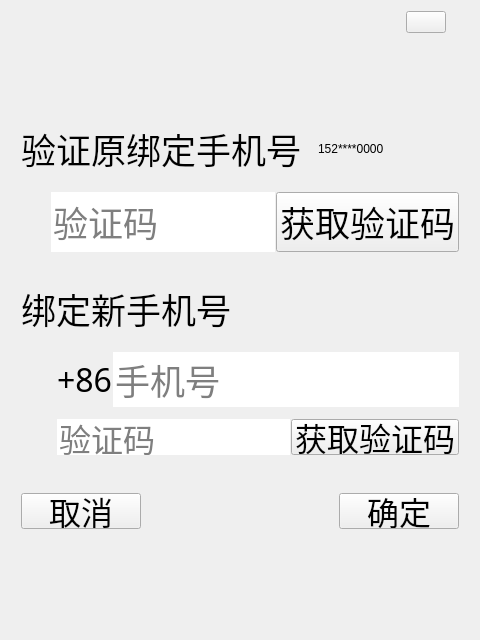
<?xml version="1.0" encoding="UTF-8"?>
<ui version="4.0">
 <class>ChageUserAccountWidget</class>
 <widget class="QWidget" name="ChageUserAccountWidget">
  <property name="geometry">
   <rect>
    <x>0</x>
    <y>0</y>
    <width>480</width>
    <height>640</height>
   </rect>
  </property>
  <property name="minimumSize">
   <size>
    <width>480</width>
    <height>640</height>
   </size>
  </property>
  <property name="maximumSize">
   <size>
    <width>480</width>
    <height>640</height>
   </size>
  </property>
  <property name="windowTitle">
   <string>ChageUserAccountWidget</string>
  </property>
  <layout class="QGridLayout" name="gridLayout_4">
   <item row="0" column="0">
    <layout class="QVBoxLayout" name="verticalLayout_6">
     <property name="spacing">
      <number>90</number>
     </property>
     <property name="leftMargin">
      <number>10</number>
     </property>
     <property name="rightMargin">
      <number>10</number>
     </property>
     <property name="bottomMargin">
      <number>100</number>
     </property>
     <item>
      <layout class="QHBoxLayout" name="horizontalLayout_6">
       <property name="rightMargin">
        <number>13</number>
       </property>
       <item>
        <spacer name="horizontalSpacer_2">
         <property name="orientation">
          <enum>Qt::Horizontal</enum>
         </property>
         <property name="sizeHint" stdset="0">
          <size>
           <width>40</width>
           <height>20</height>
          </size>
         </property>
        </spacer>
       </item>
       <item>
        <widget class="QPushButton" name="closeBtn">
         <property name="text">
          <string/>
         </property>
        </widget>
       </item>
      </layout>
     </item>
     <item>
      <layout class="QVBoxLayout" name="verticalLayout_5">
       <property name="spacing">
        <number>17</number>
       </property>
       <item>
        <layout class="QHBoxLayout" name="horizontalLayout">
         <property name="spacing">
          <number>17</number>
         </property>
         <item>
          <widget class="QLabel" name="verifySrcphoneLbl">
           <property name="font">
            <font>
             <family>黑体</family>
             <pointsize>26</pointsize>
            </font>
           </property>
           <property name="text">
            <string>验证原绑定手机号</string>
           </property>
          </widget>
         </item>
         <item>
          <widget class="QLabel" name="telPhoneLbl">
           <property name="text">
            <string>152****0000</string>
           </property>
           <property name="alignment">
            <set>Qt::AlignLeading|Qt::AlignLeft|Qt::AlignVCenter</set>
           </property>
          </widget>
         </item>
        </layout>
       </item>
       <item>
        <layout class="QVBoxLayout" name="verticalLayout_4">
         <property name="spacing">
          <number>31</number>
         </property>
         <item>
          <widget class="QWidget" name="widget" native="true">
           <layout class="QGridLayout" name="gridLayout">
            <property name="leftMargin">
             <number>0</number>
            </property>
            <property name="topMargin">
             <number>0</number>
            </property>
            <property name="rightMargin">
             <number>0</number>
            </property>
            <property name="bottomMargin">
             <number>0</number>
            </property>
            <item row="0" column="0">
             <layout class="QHBoxLayout" name="horizontalLayout_7">
              <property name="spacing">
               <number>1</number>
              </property>
              <item>
               <layout class="QHBoxLayout" name="horizontalLayout_2">
                <property name="spacing">
                 <number>0</number>
                </property>
                <item>
                 <widget class="QLabel" name="label_3">
                  <property name="sizePolicy">
                   <sizepolicy hsizetype="Minimum" vsizetype="Minimum">
                    <horstretch>0</horstretch>
                    <verstretch>0</verstretch>
                   </sizepolicy>
                  </property>
                  <property name="minimumSize">
                   <size>
                    <width>30</width>
                    <height>34</height>
                   </size>
                  </property>
                  <property name="maximumSize">
                   <size>
                    <width>30</width>
                    <height>34</height>
                   </size>
                  </property>
                  <property name="text">
                   <string/>
                  </property>
                 </widget>
                </item>
                <item>
                 <widget class="QLineEdit" name="oldVerifyEdt">
                  <property name="sizePolicy">
                   <sizepolicy hsizetype="Expanding" vsizetype="Minimum">
                    <horstretch>0</horstretch>
                    <verstretch>0</verstretch>
                   </sizepolicy>
                  </property>
                  <property name="font">
                   <font>
                    <family>黑体</family>
                    <pointsize>26</pointsize>
                    <weight>50</weight>
                    <bold>false</bold>
                   </font>
                  </property>
                  <property name="frame">
                   <bool>false</bool>
                  </property>
                  <property name="placeholderText">
                   <string>验证码</string>
                  </property>
                 </widget>
                </item>
               </layout>
              </item>
              <item>
               <widget class="QPushButton" name="oldVerifyBtn">
                <property name="sizePolicy">
                 <sizepolicy hsizetype="Minimum" vsizetype="Minimum">
                  <horstretch>0</horstretch>
                  <verstretch>0</verstretch>
                 </sizepolicy>
                </property>
                <property name="font">
                 <font>
                  <family>黑体</family>
                  <pointsize>26</pointsize>
                 </font>
                </property>
                <property name="text">
                 <string>获取验证码</string>
                </property>
                <property name="default">
                 <bool>false</bool>
                </property>
               </widget>
              </item>
             </layout>
            </item>
           </layout>
           <zorder></zorder>
          </widget>
         </item>
         <item>
          <layout class="QVBoxLayout" name="verticalLayout_3">
           <property name="spacing">
            <number>17</number>
           </property>
           <item>
            <widget class="QLabel" name="verifyDstPhoneLbl">
             <property name="font">
              <font>
               <family>黑体</family>
               <pointsize>26</pointsize>
              </font>
             </property>
             <property name="text">
              <string>绑定新手机号</string>
             </property>
            </widget>
           </item>
           <item>
            <layout class="QVBoxLayout" name="verticalLayout_2">
             <property name="spacing">
              <number>12</number>
             </property>
             <item>
              <widget class="QWidget" name="widget_2" native="true">
               <layout class="QGridLayout" name="gridLayout_2">
                <property name="leftMargin">
                 <number>0</number>
                </property>
                <property name="topMargin">
                 <number>0</number>
                </property>
                <property name="rightMargin">
                 <number>0</number>
                </property>
                <property name="bottomMargin">
                 <number>0</number>
                </property>
                <item row="0" column="0">
                 <layout class="QHBoxLayout" name="horizontalLayout_8">
                  <property name="spacing">
                   <number>1</number>
                  </property>
                  <item>
                   <layout class="QHBoxLayout" name="horizontalLayout_3">
                    <item>
                     <widget class="QLabel" name="label_5">
                      <property name="sizePolicy">
                       <sizepolicy hsizetype="Minimum" vsizetype="Minimum">
                        <horstretch>0</horstretch>
                        <verstretch>0</verstretch>
                       </sizepolicy>
                      </property>
                      <property name="minimumSize">
                       <size>
                        <width>30</width>
                        <height>34</height>
                       </size>
                      </property>
                      <property name="maximumSize">
                       <size>
                        <width>30</width>
                        <height>34</height>
                       </size>
                      </property>
                      <property name="text">
                       <string/>
                      </property>
                     </widget>
                    </item>
                    <item>
                     <widget class="QLabel" name="lbl86">
                      <property name="font">
                       <font>
                        <family>黑体</family>
                        <pointsize>24</pointsize>
                       </font>
                      </property>
                      <property name="text">
                       <string>+86</string>
                      </property>
                     </widget>
                    </item>
                   </layout>
                  </item>
                  <item>
                   <widget class="QLineEdit" name="newPhoneEdt">
                    <property name="font">
                     <font>
                      <family>黑体</family>
                      <pointsize>26</pointsize>
                     </font>
                    </property>
                    <property name="frame">
                     <bool>false</bool>
                    </property>
                    <property name="placeholderText">
                     <string>手机号</string>
                    </property>
                   </widget>
                  </item>
                 </layout>
                </item>
               </layout>
              </widget>
             </item>
             <item>
              <layout class="QVBoxLayout" name="verticalLayout">
               <property name="spacing">
                <number>38</number>
               </property>
               <item>
                <widget class="QWidget" name="widget_3" native="true">
                 <layout class="QGridLayout" name="gridLayout_3">
                  <property name="leftMargin">
                   <number>0</number>
                  </property>
                  <property name="topMargin">
                   <number>0</number>
                  </property>
                  <property name="rightMargin">
                   <number>0</number>
                  </property>
                  <property name="bottomMargin">
                   <number>0</number>
                  </property>
                  <item row="0" column="0">
                   <layout class="QHBoxLayout" name="horizontalLayout_9">
                    <property name="spacing">
                     <number>1</number>
                    </property>
                    <item>
                     <layout class="QHBoxLayout" name="horizontalLayout_4">
                      <item>
                       <widget class="QLabel" name="label_7">
                        <property name="sizePolicy">
                         <sizepolicy hsizetype="Minimum" vsizetype="Minimum">
                          <horstretch>0</horstretch>
                          <verstretch>0</verstretch>
                         </sizepolicy>
                        </property>
                        <property name="minimumSize">
                         <size>
                          <width>30</width>
                          <height>34</height>
                         </size>
                        </property>
                        <property name="maximumSize">
                         <size>
                          <width>30</width>
                          <height>34</height>
                         </size>
                        </property>
                        <property name="text">
                         <string/>
                        </property>
                       </widget>
                      </item>
                      <item>
                       <widget class="QLineEdit" name="newVerifyEdt">
                        <property name="font">
                         <font>
                          <family>黑体</family>
                          <pointsize>24</pointsize>
                         </font>
                        </property>
                        <property name="frame">
                         <bool>false</bool>
                        </property>
                        <property name="placeholderText">
                         <string>验证码</string>
                        </property>
                       </widget>
                      </item>
                     </layout>
                    </item>
                    <item>
                     <widget class="QPushButton" name="newVerifyBtn">
                      <property name="sizePolicy">
                       <sizepolicy hsizetype="Minimum" vsizetype="Minimum">
                        <horstretch>0</horstretch>
                        <verstretch>0</verstretch>
                       </sizepolicy>
                      </property>
                      <property name="font">
                       <font>
                        <family>黑体</family>
                        <pointsize>24</pointsize>
                       </font>
                      </property>
                      <property name="text">
                       <string>获取验证码</string>
                      </property>
                      <property name="default">
                       <bool>false</bool>
                      </property>
                     </widget>
                    </item>
                   </layout>
                  </item>
                 </layout>
                </widget>
               </item>
               <item>
                <layout class="QHBoxLayout" name="horizontalLayout_5">
                 <property name="spacing">
                  <number>0</number>
                 </property>
                 <item>
                  <widget class="QPushButton" name="cancelBtn">
                   <property name="minimumSize">
                    <size>
                     <width>120</width>
                     <height>0</height>
                    </size>
                   </property>
                   <property name="maximumSize">
                    <size>
                     <width>120</width>
                     <height>16777215</height>
                    </size>
                   </property>
                   <property name="font">
                    <font>
                     <family>黑体</family>
                     <pointsize>24</pointsize>
                    </font>
                   </property>
                   <property name="text">
                    <string>取消</string>
                   </property>
                  </widget>
                 </item>
                 <item>
                  <spacer name="horizontalSpacer">
                   <property name="orientation">
                    <enum>Qt::Horizontal</enum>
                   </property>
                   <property name="sizeHint" stdset="0">
                    <size>
                     <width>40</width>
                     <height>20</height>
                    </size>
                   </property>
                  </spacer>
                 </item>
                 <item>
                  <widget class="QPushButton" name="OKBtn">
                   <property name="minimumSize">
                    <size>
                     <width>120</width>
                     <height>0</height>
                    </size>
                   </property>
                   <property name="maximumSize">
                    <size>
                     <width>120</width>
                     <height>16777215</height>
                    </size>
                   </property>
                   <property name="font">
                    <font>
                     <family>黑体</family>
                     <pointsize>24</pointsize>
                    </font>
                   </property>
                   <property name="text">
                    <string>确定</string>
                   </property>
                  </widget>
                 </item>
                </layout>
               </item>
              </layout>
             </item>
            </layout>
           </item>
          </layout>
         </item>
        </layout>
       </item>
      </layout>
     </item>
    </layout>
   </item>
  </layout>
 </widget>
 <layoutdefault spacing="6" margin="11"/>
 <resources/>
 <connections/>
</ui>
